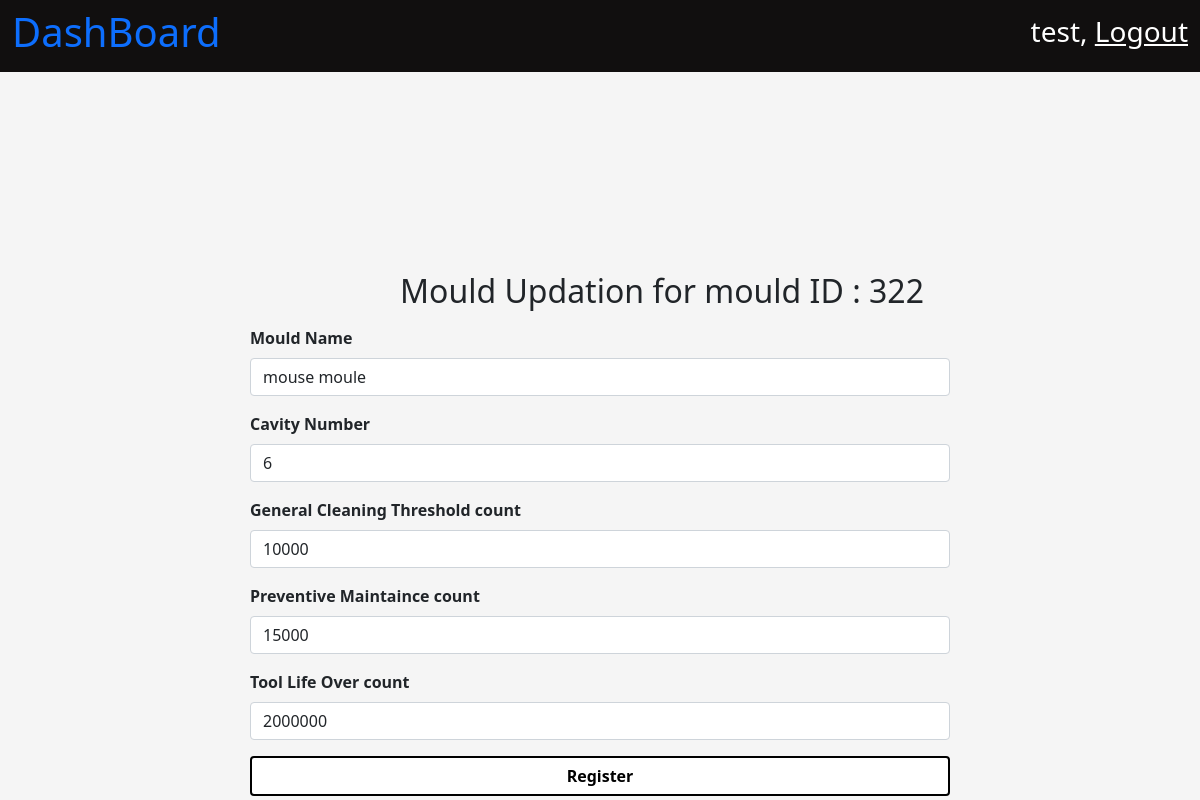
Page /mould/update/322/ (signed in) on the committed database.
### mould/models.py (models this page shows, shortened)
class Mould(models.Model):
    mould_id = models.IntegerField(primary_key=True)
    mould_name = models.CharField(max_length=200)
    cavity_number = models.IntegerField()
    registered_date = models.DateTimeField(auto_now_add=True)
    registered_by = models.ForeignKey(User, on_delete=models.PROTECT)
    general_maintaince_cleaning_threshold_value = models.IntegerField()
    preventive_maintaince_clearning_thresold_value = models.IntegerField()
    tool_life = models.IntegerField()
    present_count = models.IntegerField()
    moud_desc = models.CharField(max_length=100)
    order_number = models.CharField(max_length=100)
    raw_material = models.CharField(max_length=100)
    part_weight = models.FloatField()
    runner_weight = models.FloatField()
    tonnage = models.FloatField()
    cycle_time = models.FloatField()
    number_of_shots_per_day = models.IntegerField()
    preventice_maintaince_count = models.IntegerField(default=0)
    general_cleaning_maintance_count = models.IntegerField(default = 0)
    def __str__(self):
        return str(self.mould_id)

### mould/views.py (the view, shortened to what this page needs)
# urls.py: path('update/<int:mould_id>/', views.mould_value_update, name = "MouldValueUpdate"),
@login_required
def mould_value_update(request, mould_id):
    context = {}
    context['mould_id'] = mould_id
    mouldData = Mould.objects.get(mould_id = mould_id)
    print(mouldData)
    context['mouldData'] = mouldData
    context['moldUpdated'] = False
    return render(request, 'mould_value_update.html', context)

### mould/templates/mould_value_update.html (shortened to what this page needs)
{% extends 'base.html' %}
{% load static %}
{% block title %}
    <link
        rel="stylesheet"
        href="{% static 'css/mould_reg.css' %}" >
{% endblock %}
{% block body_content %}
    <nav
        class="navbar navbar-light dashboard_nav">
        <div class="container-fluid dashboard_nav">
            <p class="h1 dashboard_title">
                <a href="{% url 'homePage' %}" style="text-decoration:None;">
                  DashBoard
                </a>
            </p>
            <div class="user_data">
                <p class="h3">
                    {{ request.user.first_name }},
                    <a href="{% url 'userLogout' %}">
                        Logout
                    </a>
                </p>
            </div>
        </div>
    </nav>
    <div class="container">
        <form method="POST" action="." autocomplete="off">
        <legend>
            <p class="h2" style="padding-left : 150px;">
            Mould Updation for mould ID : {{ mould_id }}
            </p>
        </legend>
         <div
            class="mb-3">
            <label
                for="exampleInputEmail1"
                class="form-label">
                <b>
                    Mould Name
                </b>
            </label>
            <input
            type="text"
            name = "mouldName"
            class="form-control"
            id="mouldName"
            aria-describedby="textHelp"
            value = "{{ mouldData.mould_name }}"
            required >
        </div>
         <div
            class="mb-3">
            <label
                for="exampleCavityNumber"
                class="form-label">
                <b>
                Cavity Number
                </b>
            </label>
            <input
            type="number"
            name = "cavityNumber"
            class="form-control"
            id="cavityNumber"
            value="{{ mouldData.cavity_number }}"
            aria-describedby="cavityNumber"
            required >
        </div>
       <div
            class="mb-3">
            <label
                for="exampleThresholdValue"
                class="form-label">
                <b>
                General Cleaning Threshold count
                </b>
            </label>
            <input
            type="number"
            name = "GeneralCleaningthresholdValue"
            class="form-control"
            id="thresholdValue"
            value="{{ mouldData.general_maintaince_cleaning_threshold_value }}"
            aria-describedby="thresholdValue"
            required >
        </div>
        <div
            class="mb-3">
            <label
                for="exampleThresholdValue"
                class="form-label">
                <b>
                Preventive Maintaince count
                </b>
            </label>
            <input
            type="number"
            name = "PreventiveMaintainceValue"
            class="form-control"
            id="thresholdValue"
            value="{{ mouldData.preventive_maintaince_clearning_thresold_value }}"
            aria-describedby="thresholdValue"
            required >
        </div>
        <div
            class="mb-3">
            <label
                for="exampleThresholdValue"
                class="form-label">
                <b>
                Tool Life Over count
                </b>
            </label>
            <input
            type="number"
            name = "toolLifeCount"
            class="form-control"
            id="thresholdValue"
            value="{{ mouldData.tool_life }}"
            aria-describedby="thresholdValue"
            required >
        </div>
        <div
            class="mb-3 submitButton">
            <button type="submit" class="btn btn-primary submitButton customSubmitButton"><b>Register</b></button>
        </div>
        </div>
{% endblock %}

### mould/static/css/mould_reg.css (style rules this page uses)
body { background-color: whitesmoke; }
nav.dashboard_nav { background-color: rgb(17, 15, 15); }
nav.dashboard_nav div.dashboard_nav { color : white; }
nav.dashboard_nav div.user_data p a { color: white; }
div.container { margin-top : 100px; padding: 100px; width: 900px; height: 500px; }
div.container form div button.customSubmitButton { width : 700px; color : black; background-color: white; border : 2px solid black; }

### rows in the picture
Mould: mouldName "mouse moule", cavityNumber "6", GeneralCleaningthresholdValue "10000", PreventiveMaintainceValue "15000", toolLifeCount "2000000"

### other values in the picture
{{ request.user.first_name }} "test"
{{ mould_id }} "322"
